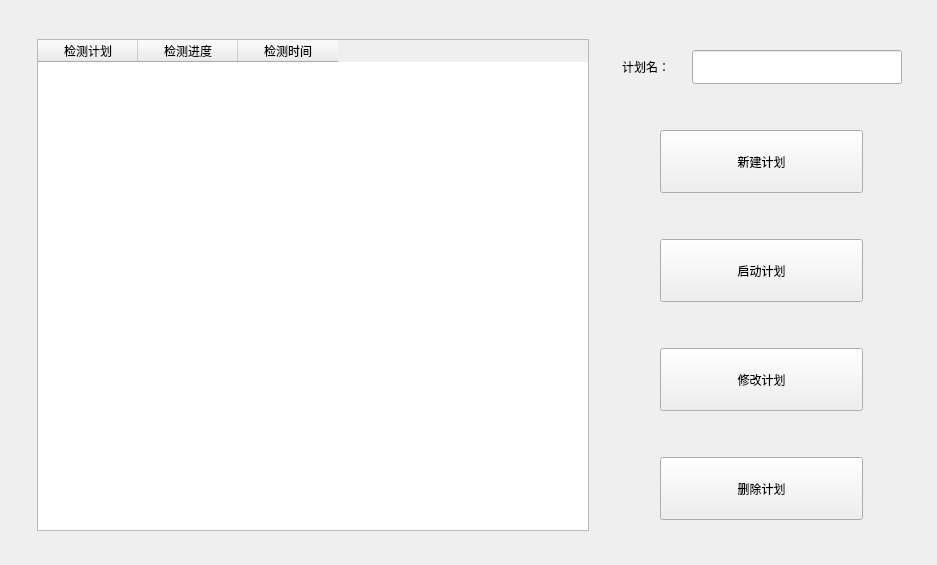
<?xml version="1.0" encoding="UTF-8"?>
<ui version="4.0">
 <class>Form</class>
 <widget class="QWidget" name="Form">
  <property name="geometry">
   <rect>
    <x>0</x>
    <y>0</y>
    <width>937</width>
    <height>565</height>
   </rect>
  </property>
  <property name="minimumSize">
   <size>
    <width>937</width>
    <height>565</height>
   </size>
  </property>
  <property name="maximumSize">
   <size>
    <width>937</width>
    <height>565</height>
   </size>
  </property>
  <property name="windowTitle">
   <string>管理计划</string>
  </property>
  <widget class="QWidget" name="horizontalLayoutWidget">
   <property name="geometry">
    <rect>
     <x>10</x>
     <y>10</y>
     <width>921</width>
     <height>551</height>
    </rect>
   </property>
   <layout class="QHBoxLayout" name="horizontalLayout" stretch="5,2">
    <item>
     <widget class="QTableWidget" name="PlanList">
      <property name="maximumSize">
       <size>
        <width>552</width>
        <height>492</height>
       </size>
      </property>
      <column>
       <property name="text">
        <string>检测计划</string>
       </property>
      </column>
      <column>
       <property name="text">
        <string>检测进度</string>
       </property>
      </column>
      <column>
       <property name="text">
        <string>检测时间</string>
       </property>
      </column>
     </widget>
    </item>
    <item>
     <layout class="QVBoxLayout" name="verticalLayout" stretch="0,0,0,0,0">
      <item>
       <layout class="QHBoxLayout" name="horizontalLayout_2">
        <property name="spacing">
         <number>0</number>
        </property>
        <item>
         <widget class="QLabel" name="label">
          <property name="maximumSize">
           <size>
            <width>70</width>
            <height>19</height>
           </size>
          </property>
          <property name="text">
           <string>计划名：</string>
          </property>
         </widget>
        </item>
        <item>
         <widget class="QLineEdit" name="planname_le">
          <property name="maximumSize">
           <size>
            <width>210</width>
            <height>34</height>
           </size>
          </property>
         </widget>
        </item>
       </layout>
      </item>
      <item>
       <layout class="QHBoxLayout" name="horizontalLayout_4">
        <item>
         <widget class="QPushButton" name="newplan_btn">
          <property name="enabled">
           <bool>true</bool>
          </property>
          <property name="maximumSize">
           <size>
            <width>203</width>
            <height>63</height>
           </size>
          </property>
          <property name="text">
           <string>新建计划</string>
          </property>
         </widget>
        </item>
       </layout>
      </item>
      <item>
       <layout class="QHBoxLayout" name="horizontalLayout_5">
        <item>
         <widget class="QPushButton" name="startplan_btn">
          <property name="maximumSize">
           <size>
            <width>203</width>
            <height>63</height>
           </size>
          </property>
          <property name="text">
           <string>启动计划</string>
          </property>
         </widget>
        </item>
       </layout>
      </item>
      <item>
       <layout class="QHBoxLayout" name="horizontalLayout_6">
        <item>
         <widget class="QPushButton" name="changeplan_btn">
          <property name="maximumSize">
           <size>
            <width>203</width>
            <height>63</height>
           </size>
          </property>
          <property name="text">
           <string>修改计划</string>
          </property>
         </widget>
        </item>
       </layout>
      </item>
      <item>
       <layout class="QHBoxLayout" name="horizontalLayout_7">
        <item>
         <widget class="QPushButton" name="delateplan_btn">
          <property name="maximumSize">
           <size>
            <width>203</width>
            <height>63</height>
           </size>
          </property>
          <property name="text">
           <string>删除计划</string>
          </property>
         </widget>
        </item>
       </layout>
      </item>
     </layout>
    </item>
   </layout>
  </widget>
 </widget>
 <resources/>
 <connections/>
</ui>
